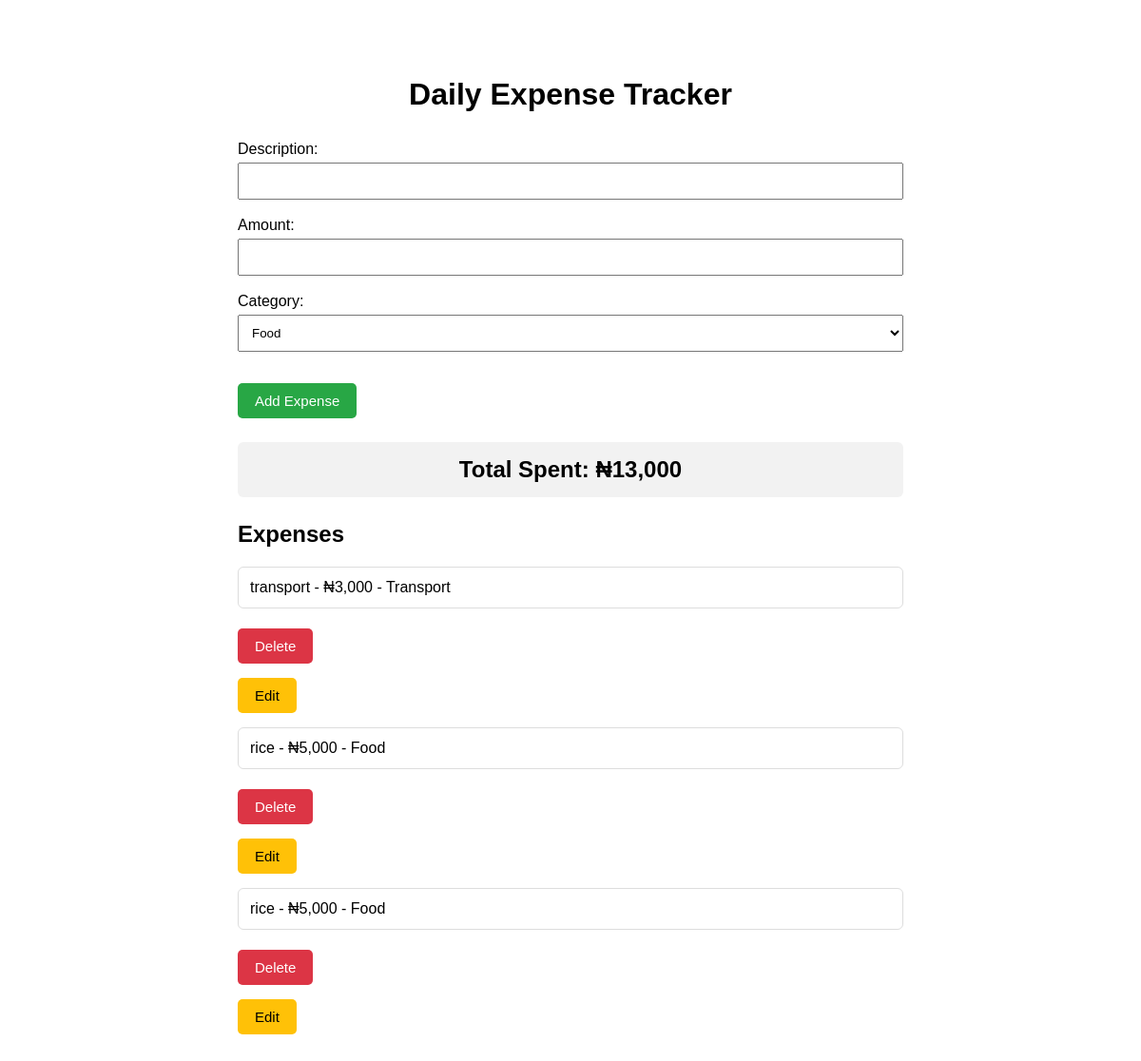
The app's page /, older data.
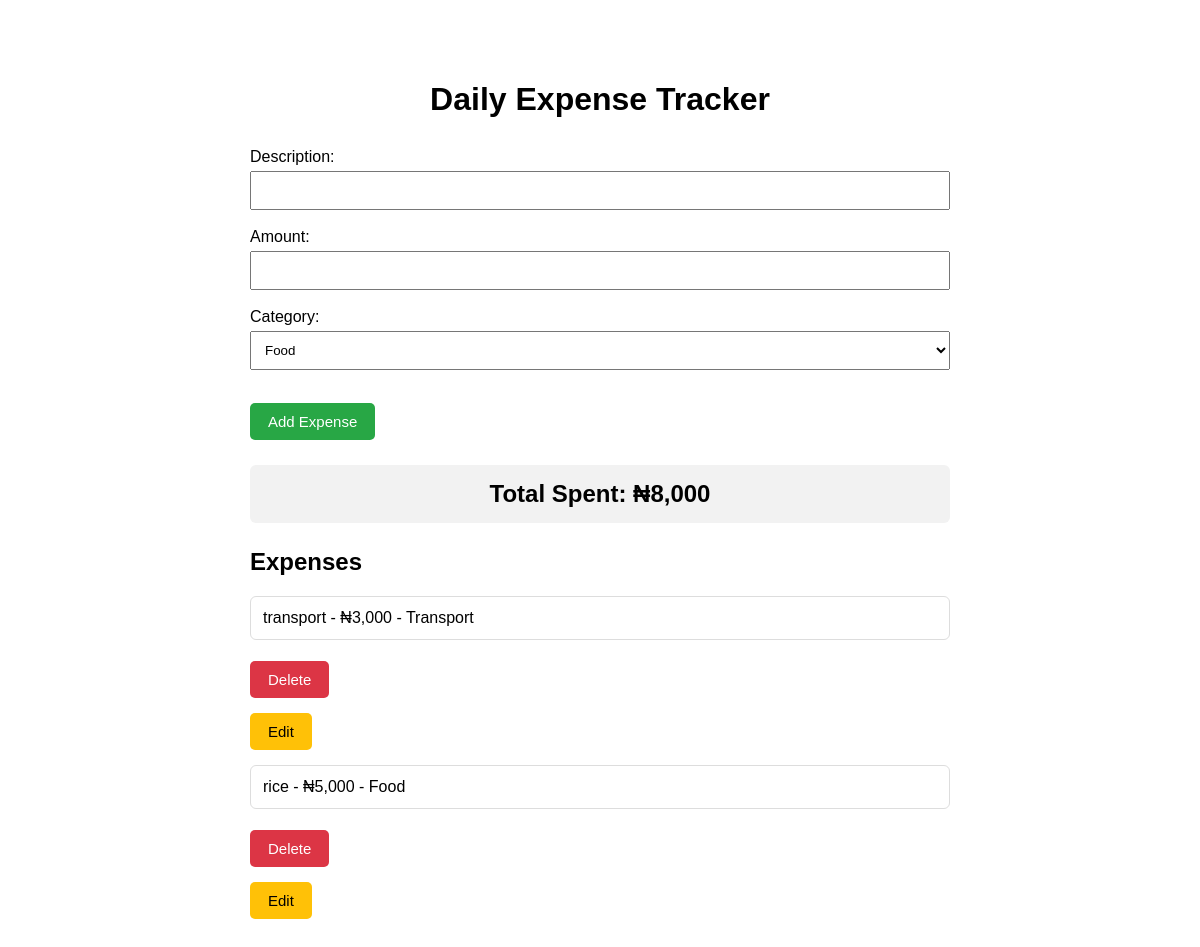
The same page, newer data.
### tables this page shows
CREATE TABLE expenses (
            id INTEGER PRIMARY KEY AUTOINCREMENT,
            description  TEXT NOT NULL,
            amount REAL NOT NULL,
            category TEXT NOT NULL
         );

### daily_expense_tracker/app.py (the view)
@app.route("/")
def home():
    expenses = get_expenses()
    total = get_total()
    total = f"{total:,.0f}"
    return render_template("index.html", expenses=expenses, total=total)

### daily_expense_tracker/database.py (called while the page is built)
def get_db():
    return sqlite3.connect("expense.db")

def get_expenses():
    db = get_db()
    expenses = db.execute(
        "SELECT  * FROM expenses  ORDER BY id DESC"
    ).fetchall()
    db.close()
    return expenses

def get_total():
    db = get_db()
    total = db.execute(
        "SELECT SUM(amount) FROM expenses"
    ).fetchone()[0]
    db.close()
    return total or 0

### daily_expense_tracker/templates/index.html (shortened to what this page needs)
<!DOCTYPE html>
<html>
<head>
    <link rel="stylesheet" href="{{ url_for('static', filename='style.css') }}">
</head>
<body>
    <h1>Daily Expense Tracker</h1>
    <form method="POST" action="/add-expense">
        <label>Description:</label>
        <input type="text" name="description">
        <br><br>
        <label>Amount:</label>
        <input type="number" name="amount">
        <br><br>
        <label>Category:</label>
        <select name="category">
            <option>Food</option>
        </select>
        <br><br>
        <button type="submit" class="add-button">Add Expense</button>
    </form>
    <h2 class="total">Total Spent: ₦{{ total }}</h2>
    <h2>Expenses</h2>
    {% for expense in expenses %}
        <p class="expense-item">
            {{ expense[1] }} - ₦{{ "{:,.0f}".format(expense[2]) }} - {{ expense[3] }}
        </p>
        <form method="POST"
              action="/delete-expense/{{ expense[0] }}"
              onsubmit="return confirm('Are you sure you want to delete this expense?');">
            <button type="submit" class="delete-button">Delete</button>
        </form>
        <form method="GET" action="/edit-expense/{{ expense[0] }}">
            <button type="submit" class="edit-button">Edit</button>
        </form>
    {% endfor %}
</body>
</html>

Row changes from the older to the newer data that the page shows:
removed expenses: description "rice", amount "5,000", category "Food"
Text that changed along with them:
{{ total }}: "13,000" → "8,000"
